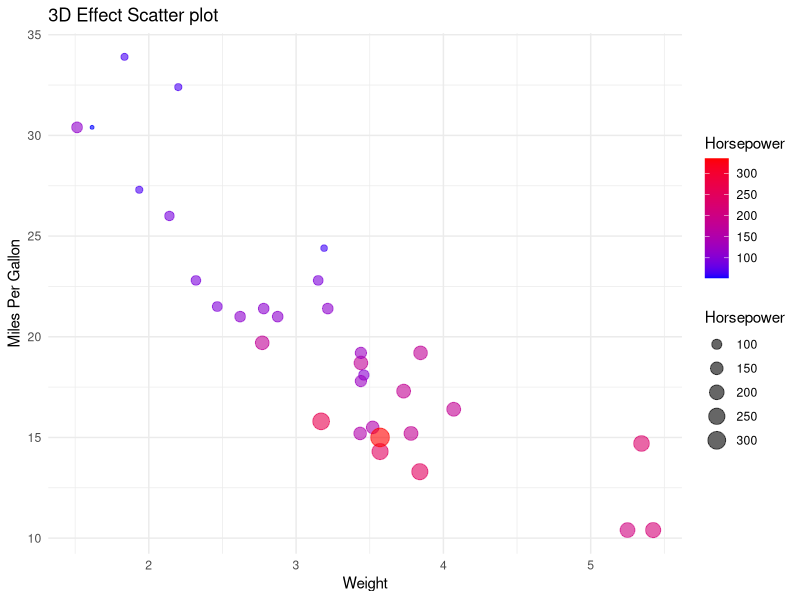
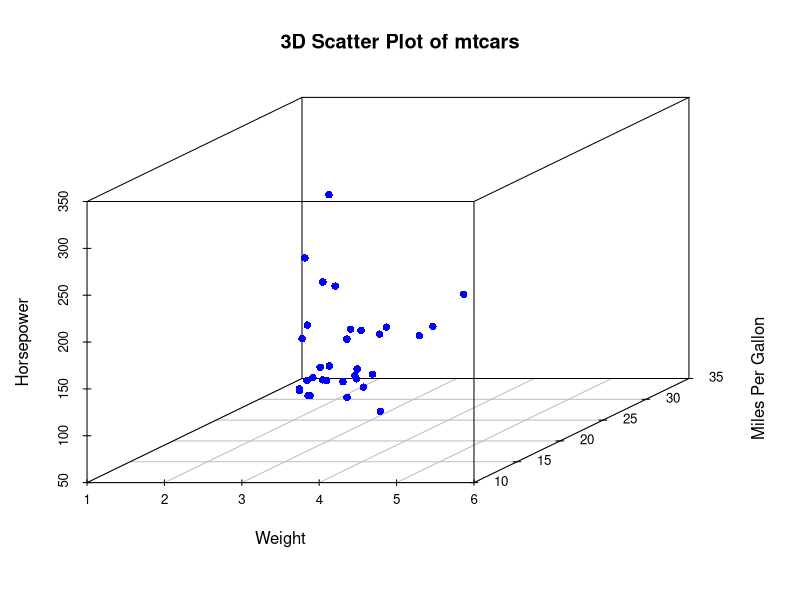
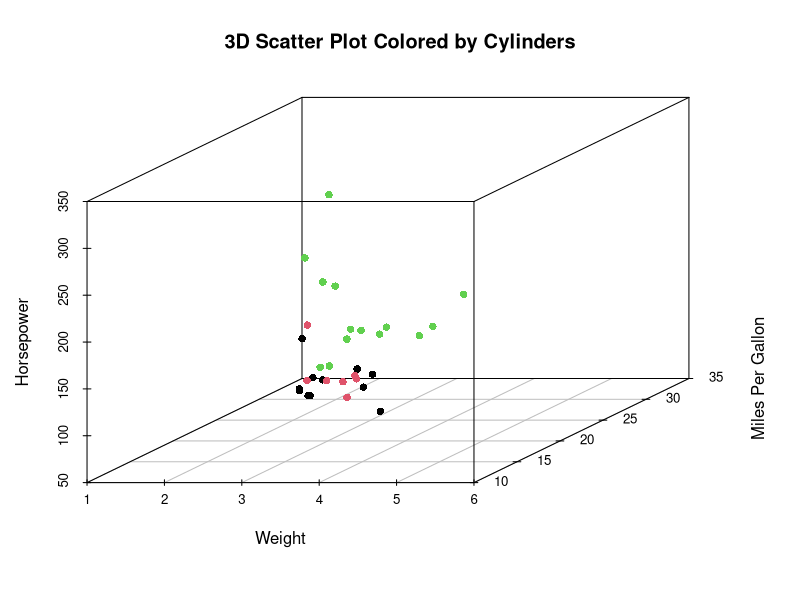
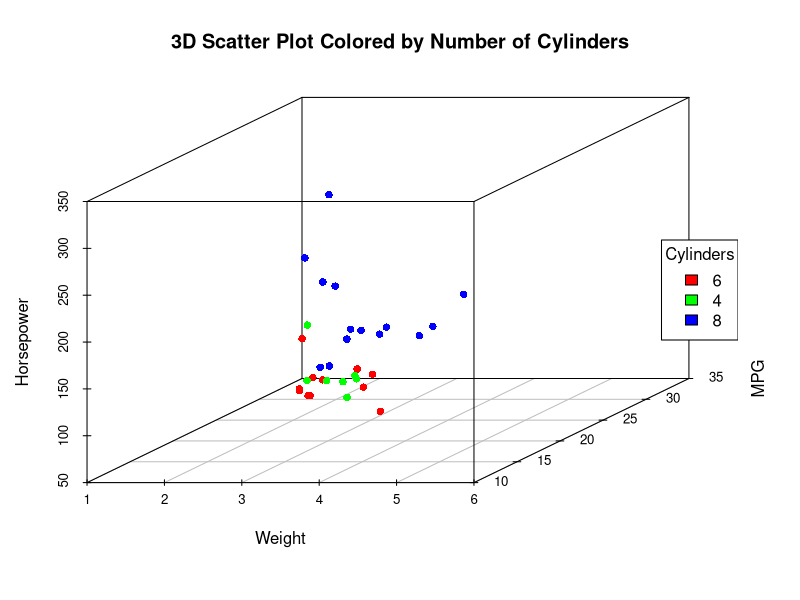
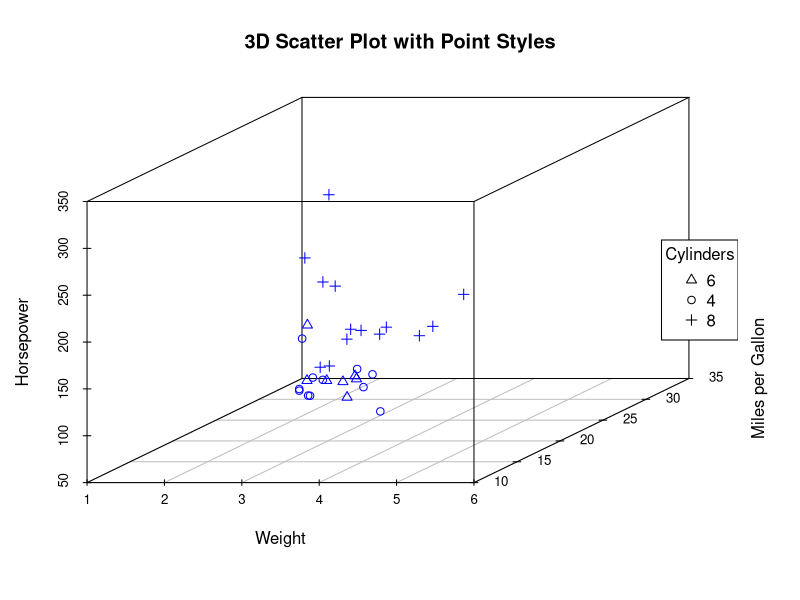
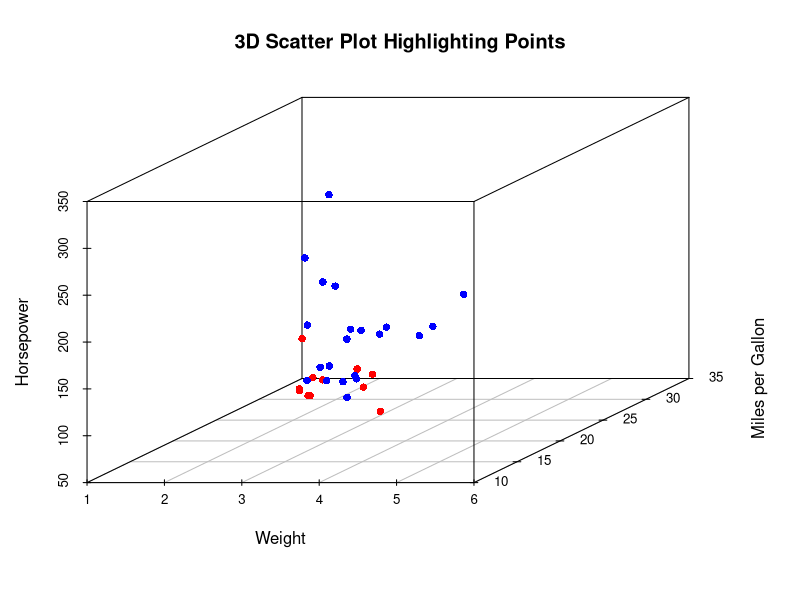
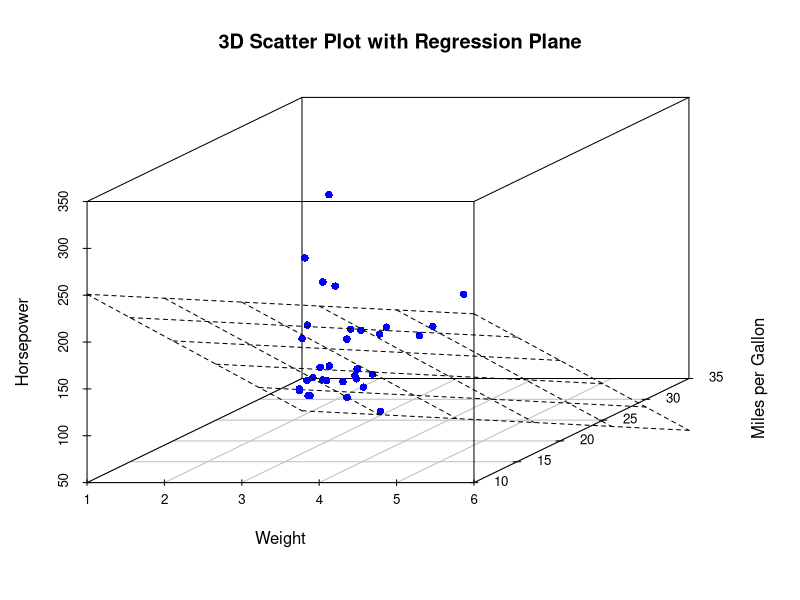

Write the R code that produced these figures, in order.
## ---- chunk 1
# Load the required libraries for 3D plots, suppressing startup messages
library(scatterplot3d, quietly = TRUE, warn.conflicts = FALSE)
## ---- chunk 2
# Load the required libraries, suppressing annoying startup messages
library(dplyr, quietly = TRUE, warn.conflicts = FALSE)
library(tibble, quietly = TRUE, warn.conflicts = FALSE)
library(ggplot2, quietly = TRUE, warn.conflicts = FALSE) # For data visualization
library(ggpubr, quietly = TRUE, warn.conflicts = FALSE) # For data visualization

# Read the mtcars dataset into a tibble called tb
data(mtcars)
tb <- as_tibble(mtcars)

# Convert relevant columns into factor variables
tb$cyl <- as.factor(tb$cyl) # cyl = {4,6,8}, number of cylinders
tb$am <- as.factor(tb$am) # am = {0,1}, 0:automatic, 1: manual transmission
tb$vs <- as.factor(tb$vs) # vs = {0,1}, v-shaped engine, 0:no, 1:yes
tb$gear <- as.factor(tb$gear) # gear = {3,4,5}, number of gears
## ---- chunk 3
# Load necessary library
library(ggplot2)

# Create a scatter plot with the perception of depth using size and color
ggplot(tb, 
       aes(x = wt, 
           y = mpg, 
           color = hp, 
           size = hp)) +  # Define the data and aesthetics for the plot
  geom_point(alpha = 0.6) +  # Add points to the plot with transparency
  scale_color_gradient(low = "blue", high = "red") +  # Define color gradient
  theme_minimal() +  # Set the plot theme to minimal
  labs(title = "3D Effect Scatter plot", 
       x = "Weight", 
       y = "Miles Per Gallon", 
       color = "Horsepower", 
       size = "Horsepower")  # Set plot labels and title

## ---- chunk 4
# Load the scatterplot3d library for 3D plotting
library(scatterplot3d)

# Create a 3D scatter plot using the tb tibble
sp3 <- scatterplot3d(x = tb$wt, 
                     y = tb$mpg, 
                     z = tb$hp, 
                     xlab = "Weight", 
                     ylab = "Miles Per Gallon", 
                     zlab = "Horsepower",
                     pch = 16, color = "blue", 
                     main = "3D Scatter Plot of mtcars")

## ---- chunk 5
# Load the scatterplot3d library for 3D plotting
library(scatterplot3d)

# Create a 3D scatter plot, with points colored by cylinders
sp32 <- scatterplot3d(x = tb$wt, 
                      y = tb$mpg, 
                      z = tb$hp, 
                      color = as.numeric(tb$cyl),  # Color by cyl
                      pch = 16,  # Use a specific point symbol
                      xlab = "Weight", 
                      ylab = "Miles Per Gallon", 
                      zlab = "Horsepower",
                      main = "3D Scatter Plot Colored by Cylinders")

## ---- chunk 6
library(scatterplot3d)
# Define a color palette
color_palette <- rainbow(length(unique(tb$cyl)))

# Create a scatterplot3d and specify colors by the number of cylinders
sp33 <- scatterplot3d(x = tb$wt, y = tb$mpg, z = tb$hp, 
                     color = color_palette[as.numeric(tb$cyl)], 
                     pch = 16,
                     xlab = "Weight", ylab = "MPG", zlab = "Horsepower",
                     main = "3D Scatter Plot Colored by Number of Cylinders")
# Add a color legend
legend("right", 
       legend = unique(as.character(tb$cyl)), 
       fill = color_palette, 
       title = "Cylinders")
## ---- chunk 7
# Create a scatterplot3d and specify point shapes by the number of cylinders
sp34 <- scatterplot3d(x = tb$wt, 
                      y = tb$mpg, 
                      z = tb$hp, 
                      pch = as.numeric(tb$cyl),  # point shapes 
                      color = "blue",  # point color to blue
                      xlab = "Weight", 
                      ylab = "Miles per Gallon", 
                      zlab = "Horsepower",
                      main = "3D Scatter Plot with Point Styles")

# Get unique cylinder values and corresponding point shapes
cylinders <- unique(tb$cyl)
shapes <- as.numeric(cylinders)

# Add a legend for point shapes
legend("right", 
       legend = as.character(cylinders),  # cylinders 
       pch = shapes,  # Use point shapes as legend 
       title = "Cylinders")  # Set legend title

## ---- chunk 8
# Create a scatterplot3d with specific point highlighting 
sp35 <- scatterplot3d(x = tb$wt,
                      y = tb$mpg, 
                      z = tb$hp, 
                      pch = 16,  # Use a specific point shape
                      color = ifelse(tb$cyl == 4, "red", "blue"),  
                      # Color points based on the number of cylinders
                      xlab = "Weight", 
                      ylab = "Miles per Gallon", 
                      zlab = "Horsepower",
                      main = "3D Scatter Plot Highlighting Points")
## ---- chunk 9
library(scatterplot3d)

# Create a 3D scatter plot
sp36 <- scatterplot3d(x = tb$wt, y = tb$mpg, z = tb$hp, 
                     pch = 16, color = "blue",
                     xlab = "Weight", 
                     ylab = "Miles per Gallon", 
                     zlab = "Horsepower",
                     main = "3D Scatter Plot with Regression Plane")
                     
# Fit a linear model and add a regression plane to 3D plot
model <- lm(hp ~ wt + mpg, data = tb)
sp36$plane3d(model)
